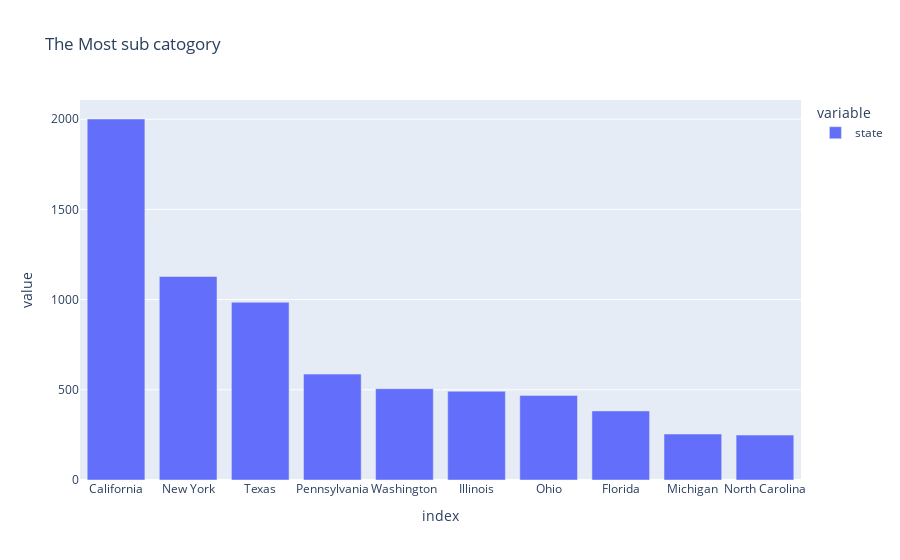

Notebook code for this chart:
### Code cell
df['state'].value_counts()[:10].plot(kind='bar', title='The Most sub catogory')

### Figure 1 — Plotly figure (JSON) as saved in the notebook; plotly's stock layout.template omitted (floating-point values rounded to 4 significant figures)
{"data": [{"alignmentgroup": "True", "hovertemplate": "variable=state<br>index=%{x}<br>value=%{y}<extra></extra>", "legendgroup": "state", "marker": {"color": "#636efa", "pattern": {"shape": ""}}, "name": "state", "offsetgroup": "state", "orientation": "v", "showlegend": true, "textposition": "auto", "type": "bar", "x": ["California", "New York", "Texas", "Pennsylvania", "Washington", "Illinois", "Ohio", "Florida", "Michigan", "North Carolina"], "xaxis": "x", "y": [2001, 1128, 985, 587, 506, 492, 469, 383, 255, 249], "yaxis": "y"}], "layout": {"autosize": true, "barmode": "relative", "legend": {"title": {"text": "variable"}, "tracegroupgap": 0}, "title": {"text": "The Most sub catogory"}, "xaxis": {"anchor": "y", "autorange": true, "domain": [0, 1], "range": [-0.5, 9.5], "title": {"text": "index"}, "type": "category"}, "yaxis": {"anchor": "x", "autorange": true, "domain": [0, 1], "range": [0, 2106.0], "title": {"text": "value"}, "type": "linear"}}}
